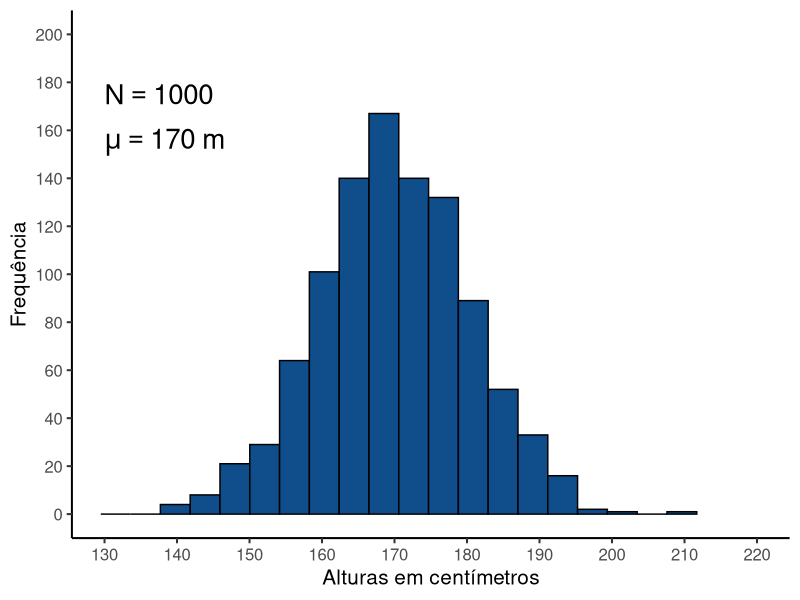
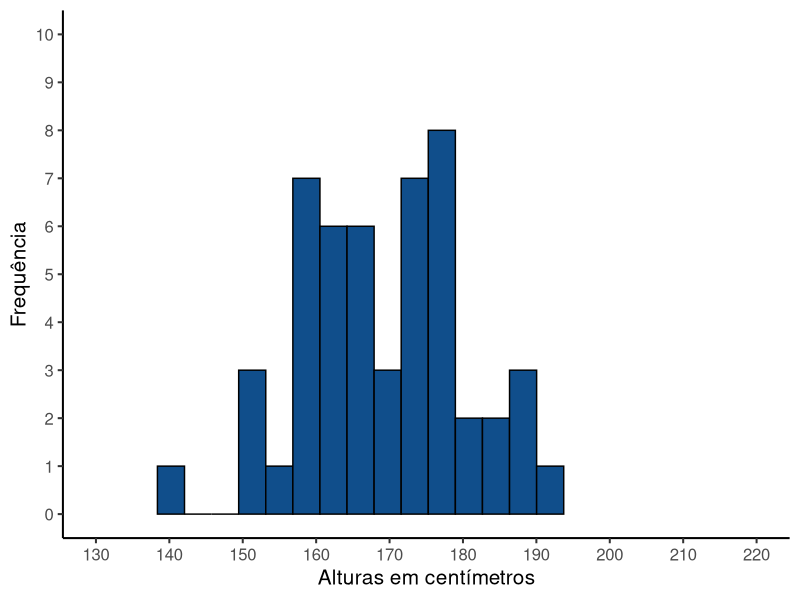
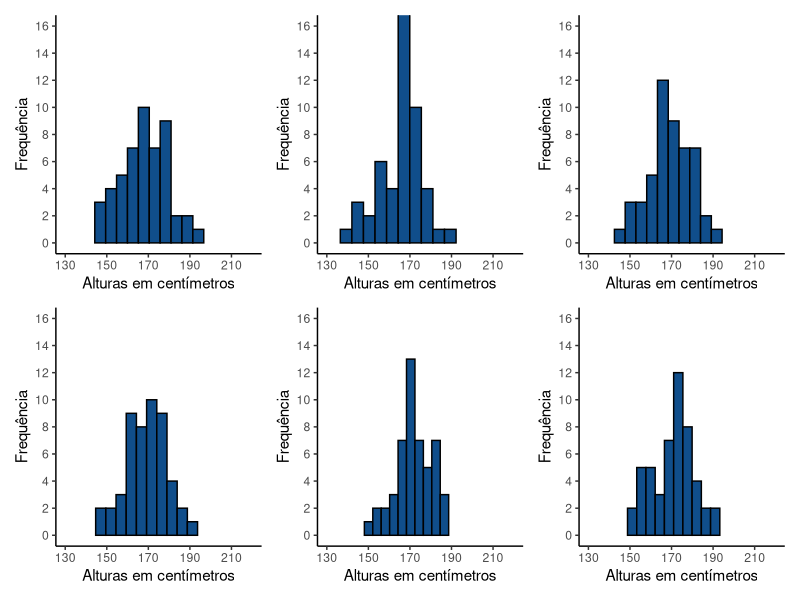
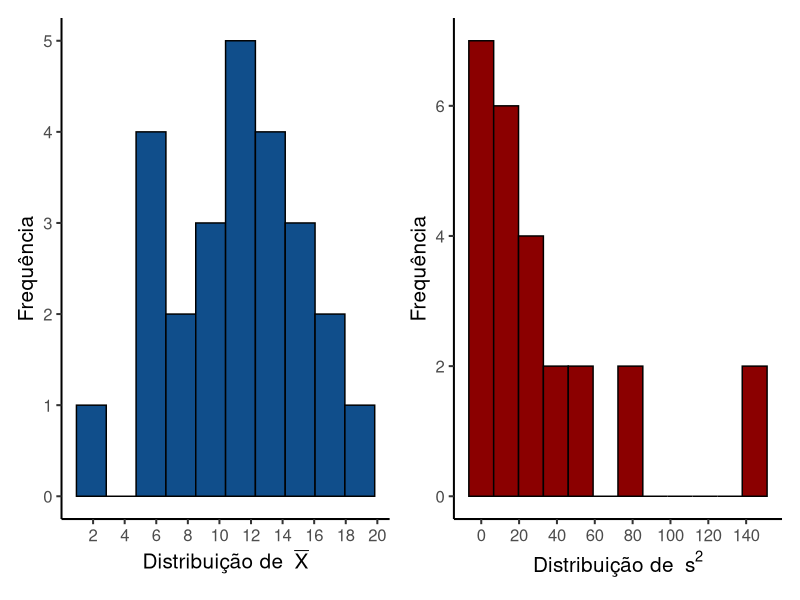
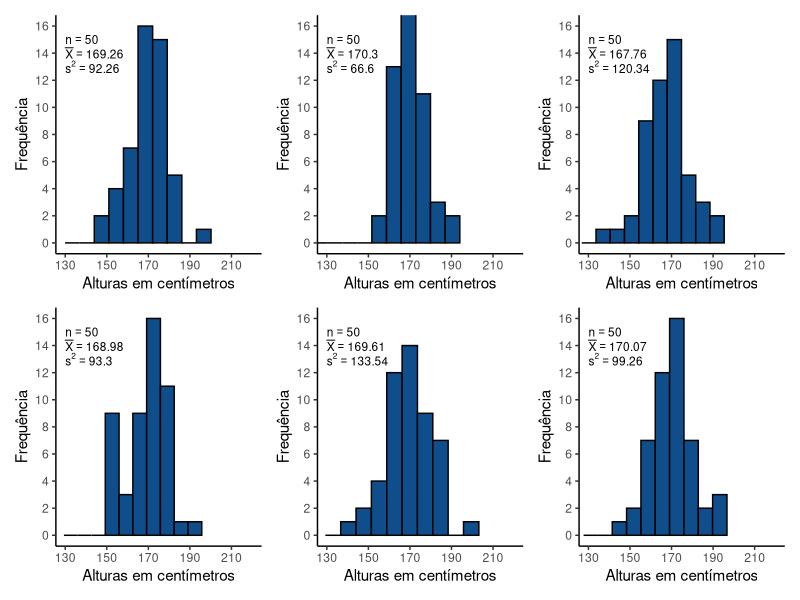

Recreate these plots in R, in order.
## ---- chunk 1
library(tidyverse)
library(patchwork)
library(knitr)
## ---- chunk 2
#| echo: false
mu = 170
N = 1000
## ---- chunk 3
#| code-fold: true
mu = 170
sd = 10
N = 1000
set.seed(1)
adultos = data.frame(
  CP = round(rnorm(n = N, mean = mu, sd = sd),2)
  )

plt_pop = ggplot(adultos, aes(x = CP)) +
  geom_histogram(fill = 'dodgerblue4', 
                 color = 'black', bins = 20) +
   labs(x = "Alturas em centímetros",
        y = "Frequência") +
  scale_x_continuous(breaks = seq(130, 220, by = 10)) +
  scale_y_continuous(breaks = seq(0, 200, by = 20)) +
  coord_cartesian(ylim = c(0, 200), xlim = c(130, 220)) +
  theme_classic(base_size = 15)
## ---- chunk 4
#| code-fold: true
#| label: fig-distr-pop1
#| fig-cap: 'Distribuição de uma população estatística representando as alturas (em centímetros) de adultos acima de 18 anos.'
plt_pop +
  annotate(geom = 'text', x = 130, y = 175, 
           label = deparse(bquote('N' == .(N))), parse = TRUE, hjust = 0, size = 7) +
  annotate(geom = 'text', x = 130, y = 155, 
           label = deparse(bquote(mu == .(mu) ~ 'm')), parse = TRUE, hjust = 0, size = 7)
## ---- chunk 5
#| code-fold: true
n = 50
set.seed(2)
selecao = sample(N, size = n)
Am1 = sort(adultos$CP[selecao], decreasing = FALSE)
## ---- chunk 6
#| code-fold: true
#| label: fig-distr-pop2
#| fig-cap: 'Amostra de tamanho n = 50 da população estatística de alturas.'
amostra_df = data.frame(CP = adultos$CP[selecao]) 
ggplot(amostra_df, aes(x = CP)) +
  geom_histogram(fill = 'dodgerblue4', color = 'black', bins = 15) +
   labs(x = "Alturas em centímetros",
        y = "Frequência") +
  scale_x_continuous(breaks = seq(130, 220, by = 10)) +
  scale_y_continuous(breaks = seq(0, 10, by = 1)) +
  coord_cartesian(xlim = c(130, 220), ylim = c(0, 10)) +
  theme_classic(base_size = 15)

## ---- chunk 7
#| code-fold: true
#| label: fig-distr-pop3
#| fig-cap: 'Seis diferentes amostra de tamanho n = 50 da população estatística de alturas.'

plot_list = list()
for (i in 1:6){
  df = slice_sample(adultos, n = n)
  p = ggplot(df, aes(x = CP)) +
    geom_histogram(fill = 'dodgerblue4', color = 'black', bins = 10) +
    labs(x = "Alturas em centímetros",
         y = "Frequência") +
  scale_x_continuous(breaks = seq(130, 220, by = 20)) +
  scale_y_continuous(breaks = seq(0, 16, by = 2)) +
  coord_cartesian(xlim = c(130, 220), ylim = c(0, 16)) +
    theme_classic()
  plot_list[[i]] = p
}

(plot_list[[1]] + plot_list[[2]] + plot_list[[3]]) /
  (plot_list[[4]] + plot_list[[5]] + plot_list[[6]])

## ---- chunk 8
#| code-fold: true
Nsmall = 5
nsmall = 2
set.seed(5)
pop_small = sample(20, size = Nsmall, replace = F)
mu = mean(pop_small)
sigma2 = sum((pop_small - mu)^2)/Nsmall

m = matrix(NA, ncol = Nsmall, nrow = Nsmall)
rownames(m) = colnames(m) = as.character(pop_small)
for (i in 1:Nsmall){
  for (j in 1:Nsmall){
    m[i,j] = paste('(', pop_small[i], ' ; ', pop_small[j], ')', sep = '')
  }
}

## ---- chunk 9
#| label: tbl-amostra-n2
#| tbl-cap: 'Todas as amostras possíveis de tamanho n = 2 da população estatística com N = 5'
#| code-fold: true
knitr::kable(m)
## ---- chunk 10
#| code-fold: true
tab_df = data.frame(expand_grid(pop_small, pop_small))
colnames(tab_df) = c('X1', 'X2')
tab_df = tab_df |> 
  rowwise() |> 
  mutate(Xm = mean(c(X1,X2)),
         s2 = var(c(X1,X2)))
Ex = mean(tab_df$Xm)
Es2 = mean(tab_df$s2)
## ---- chunk 11
#| label: tbl-amostra-n2-estimadores
#| tbl-cap: 'Média e variância amostrais para todas as amostras possíveis de tamanho n = 2 da população estatística com N = 5'
#| code-fold: true
tab_df |> 
  knitr::kable(col.names = c('$x_1$', '$x_2$', '$\\overline{X}$', '$s^2$'))
## ---- chunk 12
#| code-fold: true
plt_Xm = ggplot(tab_df, aes(x = Xm)) +
  geom_histogram(fill = 'dodgerblue4', color = 'black', bins = 10) +
   labs(x = bquote('Distribuição de ' ~ bar(X)),
        y = "Frequência") +
  scale_x_continuous(breaks = seq(0, 20, by = 2)) +
  theme_classic(base_size = 15)

plt_s2 = ggplot(tab_df, aes(x = s2)) +
  geom_histogram(fill = 'red4', color = 'black', bins = 12) +
   labs(x = bquote('Distribuição de ' ~ s^2),
        y = "Frequência") +
  scale_x_continuous(breaks = seq(0, 200, by = 20)) +
  theme_classic(base_size = 15)

## ---- chunk 13
#| label: fig-amostra-n2-estimadores
#| fig-cap: 'Distribuição das médias e variâncias amostrais com n = 2'
#| code-fold: true
plt_Xm | plt_s2
## ---- chunk 14
#| code-fold: true
#| label: fig-distr-pop4
#| fig-cap: 'Seis diferentes amostras de tamanho n = 50 da população de alturas.'

plot_list = list()
for (i in 1:6){
  df = slice_sample(adultos, n = n)
  x_bar = mean(df$CP)
  s2_bar = var(df$CP)
  p = ggplot(df, aes(x = CP)) +
    geom_histogram(fill = 'dodgerblue4', color = 'black', bins = 10) +
    labs(x = "Alturas em centímetros",
         y = "Frequência") +
    scale_x_continuous(breaks = seq(130, 220, by = 20)) +
    scale_y_continuous(breaks = seq(0, 16, by = 2)) +
    coord_cartesian(xlim = c(130, 220), ylim = c(0, 16)) +
    annotate(geom = 'text', x = 130, y = 15, label = deparse(bquote('n' == .(n))), parse = TRUE, hjust = 0, size = 3) +
    annotate(geom = 'text', x = 130, y = 14, label = deparse(bquote(bar(X) == .(round(x_bar,2)))), parse = TRUE, hjust = 0, size = 3) +
    annotate(geom = 'text', x = 130, y = 13, label = deparse(bquote(s^2 == .(round(s2_bar,2)))), parse = TRUE, hjust = 0, size = 3) +
    theme_classic()
  plot_list[[i]] = p
}

(plot_list[[1]] + plot_list[[2]] + plot_list[[3]]) /
  (plot_list[[4]] + plot_list[[5]] + plot_list[[6]])

## ---- chunk 15
#| echo: false
#| label: fig-amostr-inf
#| fig-cap: 'Processo de amostragem e inferência estatística.'
# image_read("img/amostragem-inferencia.png") |> 
#   image_scale('x1000')
